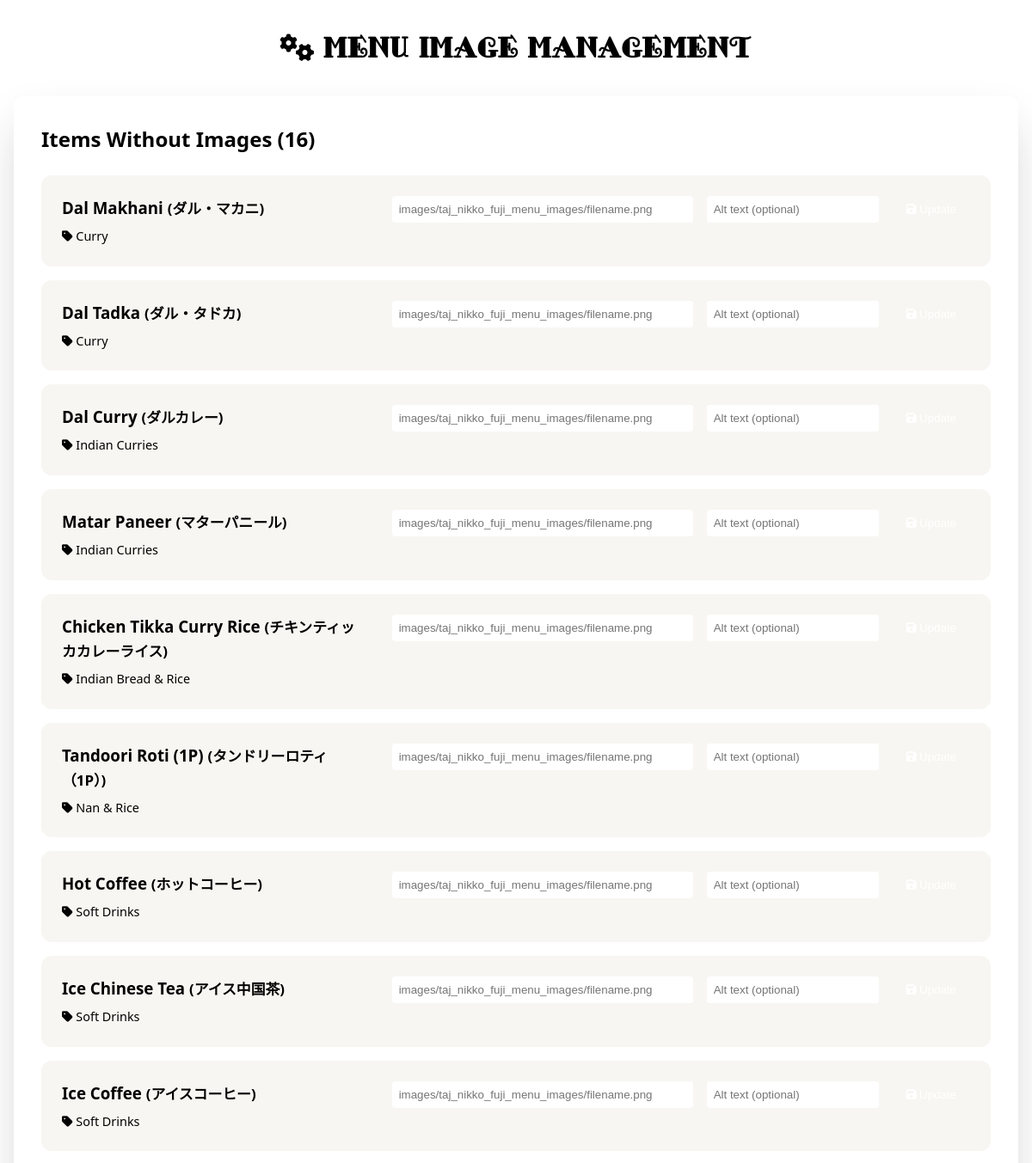
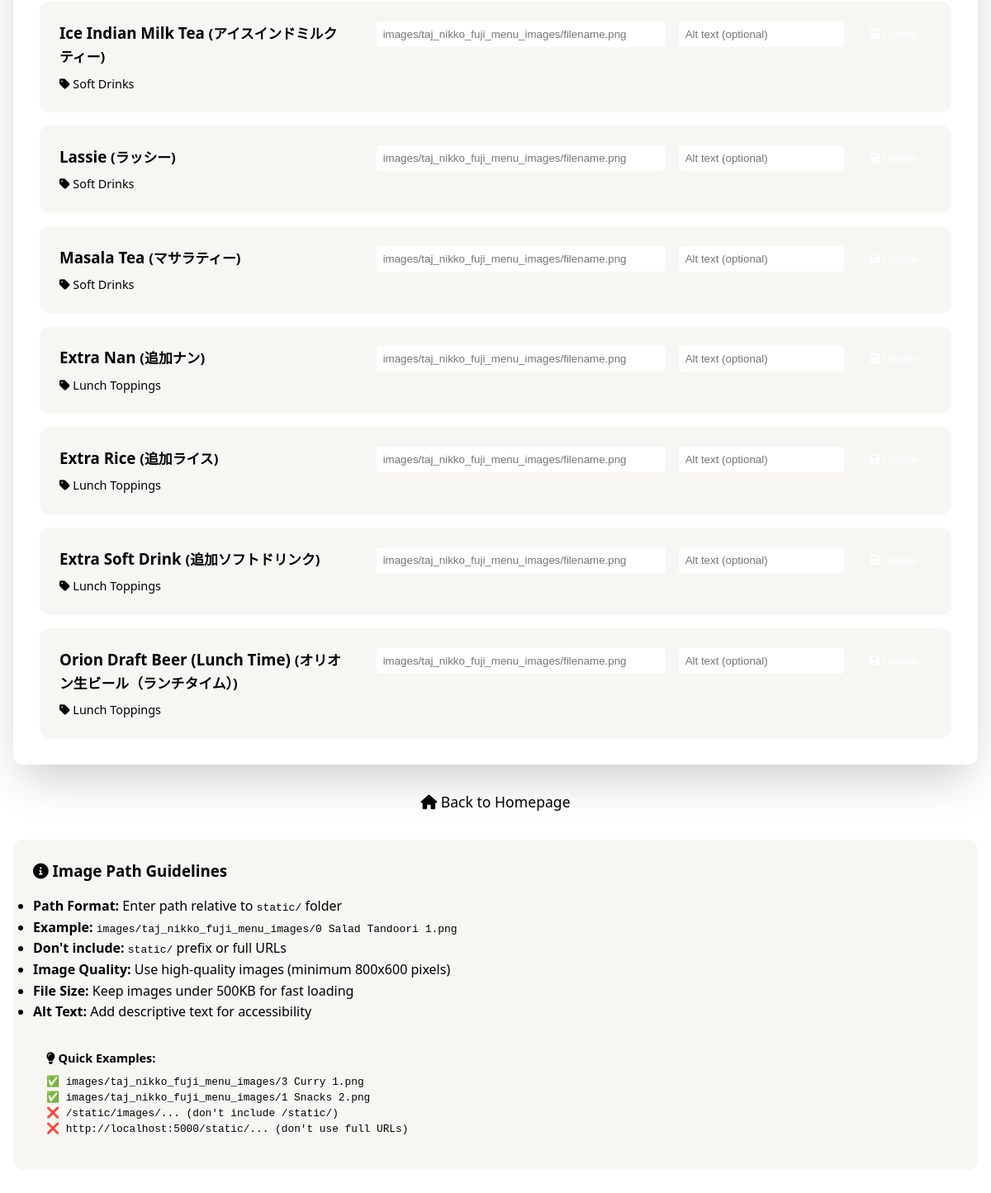
/admin/menu, run on the app's committed database (2 pictures, top to bottom).
### tables this page shows
CREATE TABLE menu_items (
                    id INTEGER PRIMARY KEY AUTOINCREMENT,
                    category_id INTEGER NOT NULL,
                    name_en TEXT NOT NULL,
                    name_jp TEXT NOT NULL,
                    description_en TEXT,
                    description_jp TEXT,
                    price INTEGER NOT NULL,
                    price_2p INTEGER,
                    price_4p INTEGER,
                    image_url TEXT,
                    image_alt TEXT,
                    is_available BOOLEAN DEFAULT 1,
                    is_spicy BOOLEAN DEFAULT 0,
                    spice_levels TEXT, -- JSON array of available spice levels
                    allergens TEXT, -- JSON array of allergens
                    dietary_tags TEXT, -- JSON array (vegetarian, vegan, halal, etc.)
                    sort_order INTEGER DEFAULT 0,
                    created_at TIMESTAMP DEFAULT CURRENT_TIMESTAMP,
                    updated_at TIMESTAMP DEFAULT CURRENT_TIMESTAMP,
                    FOREIGN KEY (category_id) REFERENCES categories(id)
                );

CREATE TABLE categories (
                    id INTEGER PRIMARY KEY AUTOINCREMENT,
                    name_en TEXT NOT NULL,
                    name_jp TEXT NOT NULL,
                    icon TEXT,
                    sort_order INTEGER DEFAULT 0,
                    created_at TIMESTAMP DEFAULT CURRENT_TIMESTAMP
                );

### app.py (the view)
@app.route('/admin/menu')
def admin_menu():
    items_without_images = db.get_items_without_images()
    return render_template('admin_menu.html', items=items_without_images)

### database.py (called while the page is built)
    def get_items_without_images(self) -> List[Dict]:
        with sqlite3.connect(self.db_path) as conn:
            conn.row_factory = sqlite3.Row
            cursor = conn.cursor()
            cursor.execute('''
                SELECT mi.id, mi.name_en, mi.name_jp, c.name_en as category_name
                FROM menu_items mi
                JOIN categories c ON mi.category_id = c.id
                WHERE mi.image_url IS NULL OR mi.image_url = ''
                ORDER BY c.sort_order, mi.name_en
            ''')
            return [dict(row) for row in cursor.fetchall()]

### templates/admin_menu.html (shortened to what this page needs)
<!DOCTYPE html>
<html lang="en">
<head>
    <link rel="stylesheet" href="{{ url_for('static', filename='css/style.css') }}">
    <link rel="stylesheet" href="https://cdnjs.cloudflare.com/ajax/libs/font-awesome/6.0.0/css/all.min.css">
</head>
<body>
    <div class="container" style="max-width: 1200px; margin: 2rem auto; padding: 0 1rem;">
        <h1 style="text-align: center; margin-bottom: 2rem; color: var(--accent);">
            <i class="fas fa-cogs"></i> Menu Image Management
        </h1>
        <div style="background: var(--card); padding: 2rem; border-radius: var(--radius); box-shadow: var(--shadow);">
            <h2 style="color: var(--accent); margin-bottom: 1.5rem;">Items Without Images ({{ items|length }})</h2>
            {% if items %}
            <div style="display: grid; gap: 1rem;">
                {% for item in items %}
                <div style="background: var(--bg-secondary); padding: 1.5rem; border-radius: var(--radius); border-left: 4px solid var(--accent);">
                    <div style="display: flex; justify-content: space-between; align-items: flex-start; gap: 2rem;">
                        <div style="flex: 1;">
                            <h3 style="color: var(--accent); margin: 0 0 0.5rem 0;">
                                {{ item.name_en }}
                                {% if item.name_jp %}
                                    <span style="color: var(--text-secondary); font-size: 0.9em;">({{ item.name_jp }})</span>
                                {% endif %}
                            </h3>
                            <p style="color: var(--text-secondary); margin: 0; font-size: 0.9rem;">
                                <i class="fas fa-tag"></i> {{ item.category_name }}
                            </p>
                        </div>
                        <form method="POST" action="{{ url_for('update_menu_image', item_id=item.id) }}" style="display: flex; gap: 1rem; align-items: center; flex-wrap: wrap;">
                            <input
                                type="text"
                                name="image_url"
                                placeholder="images/taj_nikko_fuji_menu_images/filename.png"
                                required
                                style="padding: 0.5rem; border: 1px solid var(--muted); border-radius: 4px; min-width: 350px;"
                                title="Enter path relative to static folder (e.g., images/taj_nikko_fuji_menu_images/filename.png)"
                            >
                            <input
                                type="text"
                                name="image_alt"
                                placeholder="Alt text (optional)"
                                style="padding: 0.5rem; border: 1px solid var(--muted); border-radius: 4px; min-width: 200px;"
                            >
                            <button
                                type="submit"
                                style="background: var(--accent); color: white; padding: 0.5rem 1rem; border: none; border-radius: 4px; cursor: pointer; transition: background 0.3s;"
                                onmouseover="this.style.background='var(--primary)'"
                                onmouseout="this.style.background='var(--accent)'"
                            >
                                <i class="fas fa-save"></i> Update
                            </button>
                        </form>
                    </div>
                </div>
                {% endfor %}
            </div>
            {% else %}
            <div style="text-align: center; padding: 3rem; color: var(--text-secondary);">
                <i class="fas fa-check-circle" style="font-size: 3rem; color: var(--accent); margin-bottom: 1rem;"></i>
                <h3>All menu items have images!</h3>
                <p>Every menu item now has an associated image.</p>
            </div>
            {% endif %}
        </div>
        <div style="text-align: center; margin-top: 2rem;">
            <a href="{{ url_for('homepage') }}" style="color: var(--accent); text-decoration: none; font-size: 1.1rem;">
                <i class="fas fa-home"></i> Back to Homepage
            </a>
        </div>
        <div style="background: var(--bg-secondary); padding: 1.5rem; border-radius: var(--radius); margin-top: 2rem;">
            <h3 style="color: var(--accent); margin-bottom: 1rem;">
                <i class="fas fa-info-circle"></i> Image Path Guidelines
            </h3>
            <ul style="color: var(--text-secondary); line-height: 1.6;">
                <li><strong>Path Format:</strong> Enter path relative to <code>static/</code> folder</li>
                <li><strong>Example:</strong> <code>images/taj_nikko_fuji_menu_images/0 Salad Tandoori 1.png</code></li>
                <li><strong>Don't include:</strong> <code>static/</code> prefix or full URLs</li>
                <li><strong>Image Quality:</strong> Use high-quality images (minimum 800x600 pixels)</li>
                <li><strong>File Size:</strong> Keep images under 500KB for fast loading</li>
                <li><strong>Alt Text:</strong> Add descriptive text for accessibility</li>
            </ul>
            <div style="background: var(--card); padding: 1rem; border-radius: 8px; margin-top: 1rem;">
                <h4 style="color: var(--accent); margin: 0 0 0.5rem 0; font-size: 0.9rem;">
                    <i class="fas fa-lightbulb"></i> Quick Examples:
                </h4>
                <div style="font-family: monospace; font-size: 0.8rem; color: var(--text);">
                    <div>✅ <code>images/taj_nikko_fuji_menu_images/3 Curry 1.png</code></div>
                    <div>✅ <code>images/taj_nikko_fuji_menu_images/1 Snacks 2.png</code></div>
                    <div>❌ <code>/static/images/...</code> (don't include /static/)</div>
                    <div>❌ <code>http://localhost:5000/static/...</code> (don't use full URLs)</div>
                </div>
            </div>
        </div>
    </div>
</body>
</html>

### data on the page
menu_items: name_en "Dal Makhani", name_jp "ダル・マカニ", category_name "Curry"
menu_items: name_en "Dal Tadka", name_jp "ダル・タドカ", category_name "Curry"
menu_items: name_en "Dal Curry", name_jp "ダルカレー", category_name "Indian Curries"
menu_items: name_en "Matar Paneer", name_jp "マターパニール", category_name "Indian Curries"
menu_items: name_en "Chicken Tikka Curry Rice", name_jp "チキンティッカカレーライス", category_name "Indian Bread & Rice"
menu_items: name_en "Tandoori Roti (1P)", name_jp "タンドリーロティ（1P）", category_name "Nan & Rice"
menu_items: name_en "Hot Coffee", name_jp "ホットコーヒー", category_name "Soft Drinks"
menu_items: name_en "Ice Chinese Tea", name_jp "アイス中国茶", category_name "Soft Drinks"
menu_items: name_en "Ice Coffee", name_jp "アイスコーヒー", category_name "Soft Drinks"
menu_items: name_en "Ice Indian Milk Tea", name_jp "アイスインドミルクティー", category_name "Soft Drinks"
menu_items: name_en "Lassie", name_jp "ラッシー", category_name "Soft Drinks"
menu_items: name_en "Masala Tea", name_jp "マサラティー", category_name "Soft Drinks"
menu_items: name_en "Extra Nan", name_jp "追加ナン", category_name "Lunch Toppings"
menu_items: name_en "Extra Rice", name_jp "追加ライス", category_name "Lunch Toppings"
menu_items: name_en "Extra Soft Drink", name_jp "追加ソフトドリンク", category_name "Lunch Toppings"
menu_items: name_en "Orion Draft Beer (Lunch Time)", name_jp "オリオン生ビール（ランチタイム）", category_name "Lunch Toppings"

### other printed values
{{ items|length }} "16"
